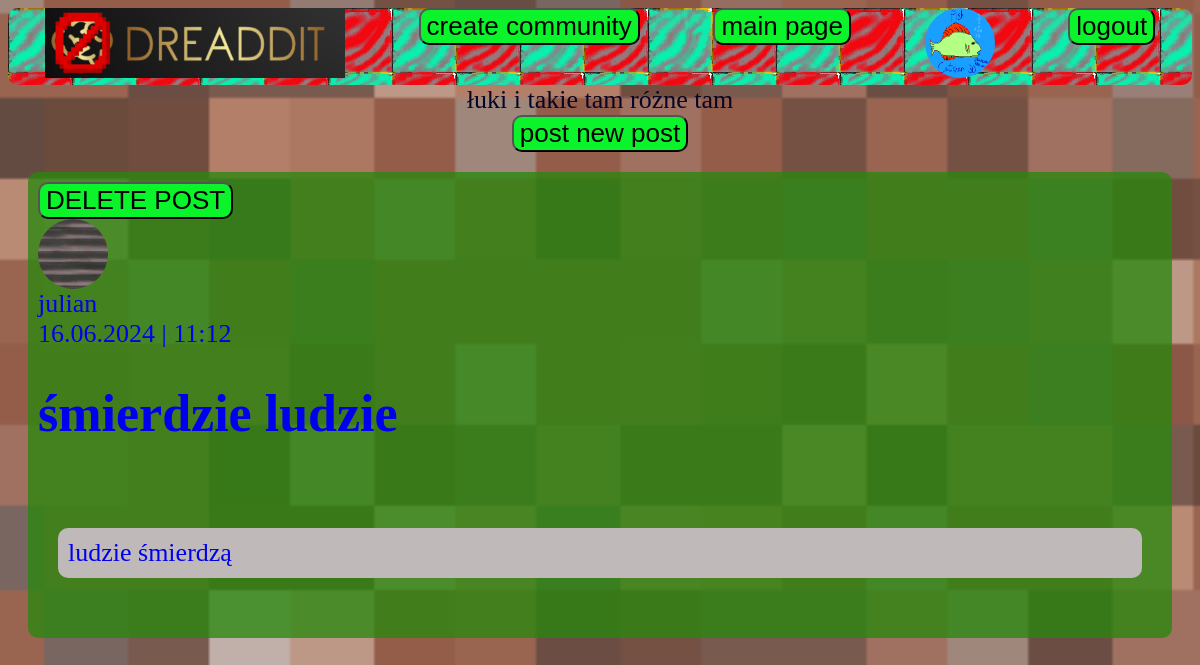
The page /community_detail_view/3/ (signed in) on the database its author committed.
### social_news/models.py (models this page shows)
class Profile(models.Model):
    user = models.OneToOneField(User, on_delete=models.CASCADE, unique=True)
    image = models.ImageField(upload_to="social_news/files/profiles")

class Community(models.Model):
    name = models.CharField(max_length=255)
    description = models.TextField()
    user_creator = models.ForeignKey(User, on_delete=models.CASCADE)
    users = models.ManyToManyField(User, related_name='users_in_community')

class Post(models.Model):
    title = models.CharField(max_length=255)
    Community = models.ForeignKey(Community, on_delete=models.CASCADE)
    body = models.TextField()
    user_creator = models.ForeignKey(User, on_delete=models.CASCADE)
    created_at = models.DateTimeField(auto_now_add=True)

### social_news/views.py (the view)
# urls.py: path('community_detail_view/<int:pk>/', CommunityDetailView.as_view(), name='community_detail_view'),
class CommunityDetailView(LoginRequiredMixin, View):
    def get(self, request, pk):
        community = Community.objects.get(id=pk)
        posts = Post.objects.filter(Community=community)
        profile = Profile.objects.get(user=request.user)
        return render(request, "social_news/community_detail_view.html", {'community': community,
                                                                          'posts': posts,
                                                                          'profile': profile})

### social_news/context_proccessors.py (called while the page is built)
def Profile_CTX(request):
    return {
        "Profile_CTX": Profile.objects.all()
    }

### templates/social_news/community_detail_view.html (shortened to what this page needs)
{% extends 'base.html' %}
{% block content %}
        {{ community.description }} <br>
    <a href="{% url 'add_post_view' community.id%}"><button>post new post</button></a><br>
    {% for post in posts %}
         <div class="post_tile">
        {% if community.user_creator == user %}
             <div><a href="{% url 'delete_post' post.id%}"><button>DELETE POST</button></a></div>
    {% endif %}
          {% for pic in Profile_CTX %}
                {% if pic.user == post.user_creator %}
                    <img class="profile_picture_smaller" src="../../{{ pic.image }}">
                {% endif %}
            {% endfor %}
        <a href="{% url "post_detail" post.id%}">
    {{ post.user_creator }}<br>
    {{ post.created_at|date:"d.m.Y | G:i"}}<br>
        <h1>{{ post.title }}</h1><br>
        <div class="text">{{ post.body }}</div><br>
        </a>
    </div>
    {% endfor %}
{% endblock %}

### templates/top_bar.html (shortened to what this page needs)
<div class="top_bar">
    {% load static %}
    <img class=logo src="{% static 'logo.png' %}">
        {% if user.is_authenticated %}
             <a href="{% url 'add_community' %}"><button>create community</button></a>
            <div><a href="{% url 'start_page' %}"><button>main page</button></a></div>
            {% for pic in Profile_CTX %}
                {% if pic.user == user %}
                  <a href="{% url 'user_profile' %}"><img class="profile_picture_smaller" src="/{{ pic.image }}"></a>
                {% endif %}
            {% endfor %}
            <form method="post" action="{% url 'logout_view' %}">
            <button type="submit">logout</button>
            </form>
        {% else %}
            <div>
           <a href="{% url 'login_view' %}"><button>login</button></a>
           <a href="{% url 'register_view' %}"><button>register</button></a>
            </div>
        {% endif %}
    </div>

### social_news/static/style.css (style rules this page uses)
.top_bar { background-image: url("bl_red_cyan.png"); display: flex; justify-content: space-around; flex-direction: row; border-radius: 10px; }
.logo { width: 300px; height: 70px; }
body { background-image: url("background_2.png"); text-align: center; background-repeat: no-repeat; background-size: cover; background-attachment: fixed; font-size: 26px; color: #050525; }
button { background-color: rgb(10, 243, 43); border-radius: 10px; font-size: 26px; }
.post_tile { text-align: left; word-wrap: break-word; display: flex; flex-direction: column; background-color: rgba(40, 136, 13, 0.76); border-radius: 10px; margin: 20px; padding: 10px; max-block-size: 900px; }
.profile_picture_smaller { width: 70px; height: 70px; border-radius: 50px; border-color: #630079; }
.text { text-align: left; word-wrap: break-word; display: flex; flex-direction: column; background-color: rgb(192, 185, 185); border-radius: 10px; margin: 20px; padding: 10px; }
a { text-decoration: none; }

### rows shown on the page
Profile: image (picture)
Community: description "łuki i takie tam różne tam"
Post: user_creator "julian", created_at|G "16.06.2024 | 11:12", title "śmierdzie ludzie", body "ludzie śmierdzą"
Profile: image (picture)
